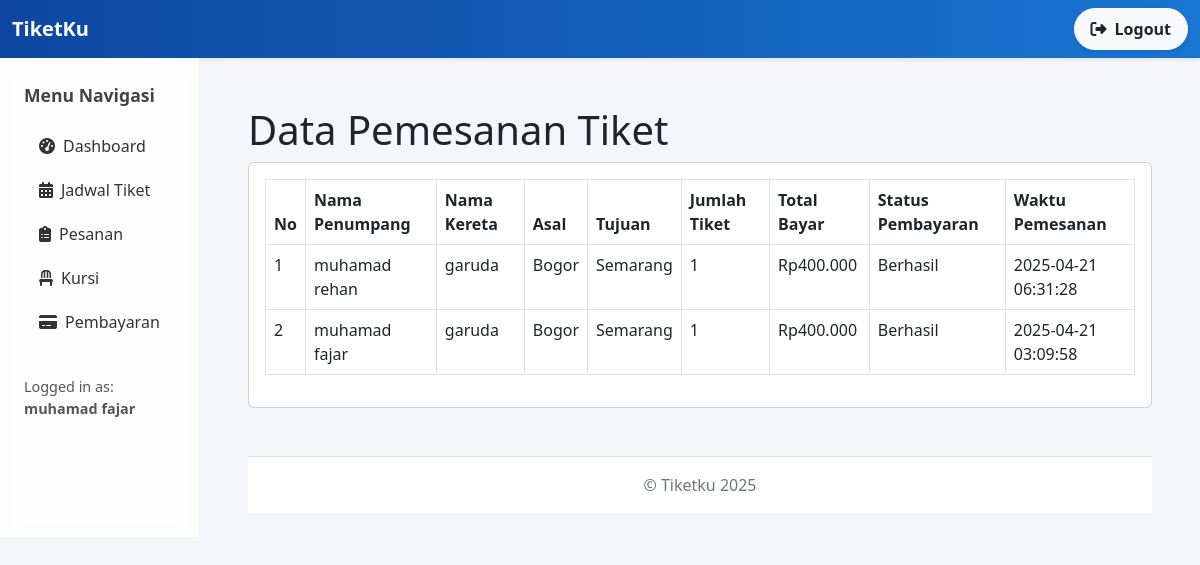
The app's page /index.php?page=pesan (signed in) with its own data.
### tables this page shows
CREATE TABLE `pemesanan` (
  `id_pemesanan` int NOT NULL,
  `id_user` int NOT NULL,
  `id_jadwal` int NOT NULL,
  `jumlah_tiket` int NOT NULL,
  `total_bayar` int NOT NULL,
  `status_bayar` enum('diproses','berhasil','gagal') NOT NULL,
  `waktu_pemesanan` timestamp NOT NULL DEFAULT CURRENT_TIMESTAMP
);

CREATE TABLE `user` (
  `id_user` int NOT NULL,
  `nama` varchar(255) NOT NULL,
  `email` varchar(255) NOT NULL,
  `password` varchar(100) NOT NULL,
  `role` enum('admin','user') NOT NULL,
  `created_at` timestamp NOT NULL DEFAULT CURRENT_TIMESTAMP
);

CREATE TABLE `kereta` (
  `id_kereta` int NOT NULL,
  `nama_kereta` varchar(255) NOT NULL,
  `jenis` enum('ekonomi','bisnis','vip') NOT NULL,
  `kapasitas` int NOT NULL
);

CREATE TABLE `jadwal` (
  `id_jadwal` int NOT NULL,
  `id_kereta` int NOT NULL,
  `asal` varchar(100) NOT NULL,
  `tujuan` varchar(100) NOT NULL,
  `tgl_berangkat` date NOT NULL,
  `waktu_berangkat` time NOT NULL,
  `waktu_tiba` time NOT NULL,
  `harga` int NOT NULL
);

### pesan.php (the view)
<h1 class="mt-4">Data Pemesanan Tiket</h1>
<div class="card">
    <div class="card-body">
        <div class="table-responsive">
            <table class="table table-bordered" width="100%" cellspacing="0">
                <thead>
                    <tr>
                        <th>No</th>
                        <th>Nama Penumpang</th>
                        <th>Nama Kereta</th>
                        <th>Asal</th>
                        <th>Tujuan</th>
                        <th>Jumlah Tiket</th>
                        <th>Total Bayar</th>
                        <th>Status Pembayaran</th>
                        <th>Waktu Pemesanan</th>
                    </tr>
                </thead>
                <tbody>
                    <?php
                    $i = 1;
                    $query = mysqli_query($koneksi, "
                        SELECT pemesanan.*, user.nama, kereta.nama_kereta, jadwal.asal, jadwal.tujuan
                        FROM pemesanan
                        LEFT JOIN user ON pemesanan.id_user = user.id_user
                        LEFT JOIN jadwal ON pemesanan.id_jadwal = jadwal.id_jadwal
                        LEFT JOIN kereta ON jadwal.id_kereta = kereta.id_kereta
                        ORDER BY pemesanan.waktu_pemesanan DESC
                    ");
                    while ($data = mysqli_fetch_array($query)) {
                    ?>
                        <tr>
                            <td><?= $i++; ?></td>
                            <td><?= $data['nama']; ?></td>
                            <td><?= $data['nama_kereta']; ?></td>
                            <td><?= $data['asal']; ?></td>
                            <td><?= $data['tujuan']; ?></td>
                            <td><?= $data['jumlah_tiket']; ?></td>
                            <td>Rp<?= number_format($data['total_bayar'], 0, ',', '.'); ?></td>
                            <td><?= ucfirst($data['status_bayar']); ?></td>
                            <td><?= $data['waktu_pemesanan']; ?></td>
                        </tr>
                    <?php
                    }
                    ?>
                </tbody>
            </table>
        </div>
    </div>
</div>

### index.php (style rules this page uses)
body { background-color: #f4f6f9; font-family: 'Segoe UI', sans-serif; }

### records on screen
pemesanan: id_user.nama "muhamad rehan", kereta.nama_kereta "garuda", id_jadwal.asal "Bogor", id_jadwal.tujuan "Semarang", jumlah_tiket "1", total_bayar "400.000", status_bayar "Berhasil", waktu_pemesanan "2025-04-21 06:31:28"
pemesanan: id_user.nama "muhamad fajar", kereta.nama_kereta "garuda", id_jadwal.asal "Bogor", id_jadwal.tujuan "Semarang", jumlah_tiket "1", total_bayar "400.000", status_bayar "Berhasil", waktu_pemesanan "2025-04-21 03:09:58"

### other values on screen
$_SESSION['user']['nama'] "muhamad fajar"
